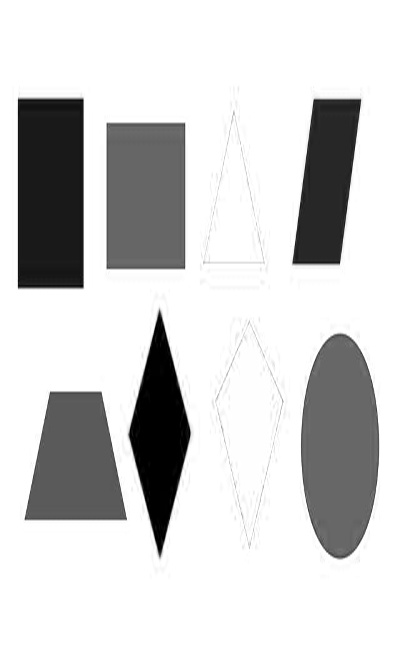
#> input picture SourceCode/ayang biru.jpg, 400 x 650 px, given in place of the camera
$ python bentuk.py
#> lines starting #> are read from the running program, lines starting #| are printed output that depends on the picture; after the words box and inside, x2 and y2 are one past the last pixel; in counts of white or black regions, pixels touching at a corner belong together
import cv2
import numpy as np

cap = cv2.VideoCapture(0)
"""
cap.set(cv2.CAP_PROP_FRAME_WIDTH, 1280)
cap.set(cv2.CAP_PROP_FRAME_HEIGHT, 720)
"""
while True:
    ret, frame = cap.read(0)
#> frame is the input picture: shape (650, 400, 3); min 0, max 255, mean 207.9
    hsv = cv2.cvtColor(frame, cv2.COLOR_BGR2HSV)
#> hsv: shape (650, 400, 3); mean H, S, V 0, 0, 207.9
    lower_blue = np.array([90,165,131])
    upper_blue = np.array([121, 255, 255])
    lower_red = np.array([170,71,170])
    upper_red = np.array([180,180,255])
    lower_green = np.array([38,55,111])
    upper_green = np.array([75,255,255])
    lower_yellow = np.array([22,130,85])
    upper_yellow = np.array([33,255,255])
    lower_pink = np.array([150,75,195])
    upper_pink = np.array([170,255,255])
    lower_brown = np.array([0,93,94])
    upper_brown = np.array([24,254,255])
    lower_orange = np.array([8,149,147])
    upper_orange = np.array([27,255,255])
    lower_white = np.array([0,0,189])
    upper_white = np.array([200,22,255])
    lower_purple = np.array([142,0,156])
    upper_purple = np.array([148,255,255])
    lower_gray = np.array([83,34,113])
    upper_gray = np.array([113,111,255])
    lower_black = np.array([54,9,67])
    upper_black = np.array([127,89,133])

    mask1 = cv2.inRange(hsv, lower_blue, upper_blue)
#> mask1: shape (650, 400); every value is 0
    mask2 = cv2.inRange(hsv, lower_red, upper_red)
    mask3 = cv2.inRange(hsv, lower_green, upper_green)
    mask4 = cv2.inRange(hsv, lower_yellow, upper_yellow)
    mask5 = cv2.inRange(hsv, lower_pink, upper_pink)
    mask6 = cv2.inRange(hsv, lower_brown, upper_brown)
    mask7 = cv2.inRange(hsv, lower_orange, upper_orange)
    mask8 = cv2.inRange(hsv, lower_white, upper_white)
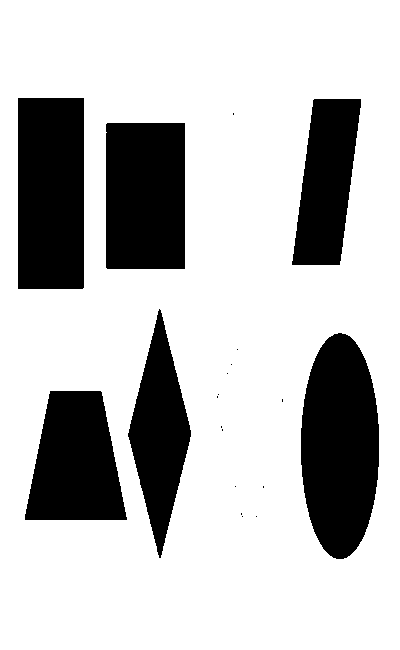
#> mask8: shape (650, 400); 75.4% white; 20 black regions (14 under 20 px), largest, box (x1, y1, x2, y2) and area: (301, 333, 379, 559) 13873, (18, 98, 84, 289) 12605, (106, 123, 185, 269) 11531, (25, 391, 127, 520) 9940, (128, 309, 191, 558) 8067, (292, 99, 361, 265) 7976
    mask9 = cv2.inRange(hsv, lower_purple, upper_purple)
    mask10 = cv2.inRange(hsv, lower_gray, upper_gray)
    mask11 = cv2.inRange(hsv, lower_black, upper_black)
    kernel1 = np.ones((10,10), np.uint8)
    kernel2 = np.ones((6,6), np.uint8)

    mask1 = cv2.erode(mask1, kernel1)
    mask1 = cv2.dilate(mask1, kernel2)
    mask2 = cv2.erode(mask2, kernel1)
    mask2 = cv2.dilate(mask2, kernel2)
    mask3 = cv2.erode(mask3, kernel1)
    mask3 = cv2.dilate(mask3, kernel2)
    mask4 = cv2.erode(mask4, kernel1)
    mask4 = cv2.dilate(mask4, kernel2)
    mask5 = cv2.erode(mask5, kernel1)
    mask5 = cv2.dilate(mask5, kernel2)
    mask6 = cv2.erode(mask6, kernel1)
    mask6 = cv2.dilate(mask6, kernel2)
    mask7 = cv2.erode(mask7, kernel1)
    mask7 = cv2.dilate(mask7, kernel2)
    mask8 = cv2.erode(mask8, kernel1)
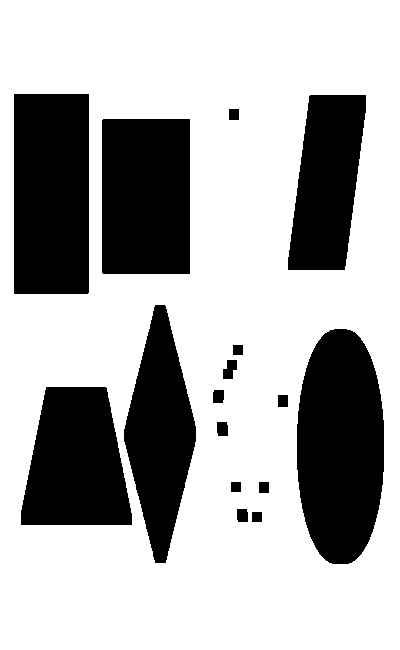
#> mask8: shape (650, 400); 69.3% white; 16 black regions, largest, box (x1, y1, x2, y2) and area: (297, 329, 384, 564) 16690, (14, 94, 89, 294) 14999, (102, 119, 190, 274) 13638
    mask8 = cv2.dilate(mask8, kernel2)
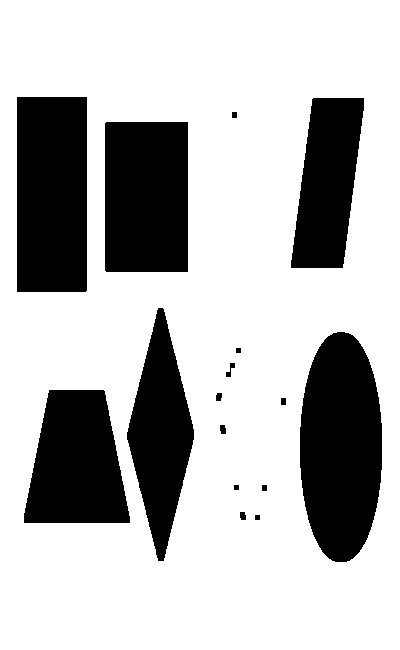
#> mask8: shape (650, 400); 72.8% white; 16 black regions
    mask9 = cv2.erode(mask9, kernel1)
    mask9 = cv2.dilate(mask9, kernel2)
    mask10 = cv2.erode(mask10, kernel1)
    mask10 = cv2.dilate(mask10, kernel2)
    mask11 = cv2.erode(mask11, kernel1)
    mask11 = cv2.dilate(mask1, kernel2)

    cont1, hier = cv2.findContours(mask1, cv2.RETR_TREE, cv2.CHAIN_APPROX_SIMPLE)
#> cont1 = []
    cont2, hier = cv2.findContours(mask2, cv2.RETR_TREE, cv2.CHAIN_APPROX_SIMPLE)
#> cont2 = []
    cont3, hier = cv2.findContours(mask3, cv2.RETR_TREE, cv2.CHAIN_APPROX_SIMPLE)
#> cont3 = []
    cont4, hier = cv2.findContours(mask4, cv2.RETR_TREE, cv2.CHAIN_APPROX_SIMPLE)
#> cont4 = []
    cont5, hier = cv2.findContours(mask5, cv2.RETR_TREE, cv2.CHAIN_APPROX_SIMPLE)
#> cont5 = []
    cont6, hier = cv2.findContours(mask6, cv2.RETR_TREE, cv2.CHAIN_APPROX_SIMPLE)
#> cont6 = []
    cont7, hier = cv2.findContours(mask7, cv2.RETR_TREE, cv2.CHAIN_APPROX_SIMPLE)
#> cont7 = []
    cont8, hier = cv2.findContours(mask8, cv2.RETR_TREE, cv2.CHAIN_APPROX_SIMPLE)
#> cont8 = 17 contours; largest, box (x1, y1, x2, y2) and area: (0, 0, 400, 650) 258951, (299, 331, 383, 563) 15352, (16, 96, 88, 293) 13912, (104, 121, 189, 273) 12679, (23, 389, 131, 524) 11092
    cont9, hier = cv2.findContours(mask9, cv2.RETR_TREE, cv2.CHAIN_APPROX_SIMPLE)
#> cont9 = []
    cont10, hier = cv2.findContours(mask10, cv2.RETR_TREE, cv2.CHAIN_APPROX_SIMPLE)
#> cont10 = []
    cont11, hier = cv2.findContours(mask11, cv2.RETR_TREE, cv2.CHAIN_APPROX_SIMPLE)
#> cont11 = []

    for cnt1 in cont1:

        area1 = cv2.contourArea(cnt1)
        approx1 = cv2.approxPolyDP(cnt1, 0.02*cv2.arcLength(cnt1,True), True)
        M1 = cv2.moments(cnt1)
        cX1 = int(M1["m10"]/M1["m00"])
        cY1 = int (M1["m01"]/M1["m00"])
        #cv2.putText(frame, "Blue", (cX1-20,cY1-20),cv2.FONT_HERSHEY_COMPLEX, 1, (255,0,0), 2)
        #cv2.circle(frame, (cX1, cY1), 7, (255,0,0), -1)
        cv2.drawContours(frame, [approx1], -1, (255,0,0), 3)

        """
        if area1> 400:

            if len(approx1) == 3:
                cv2.putText(frame, "Triangle", (cX1+20, cY1+20), cv2.FONT_HERSHEY_COMPLEX, 1, (255,255,255), 2)
            elif len(approx1) == 4:
                cv2.putText(frame, "Rectangle", (cX1+20, cY1+20), cv2.FONT_HERSHEY_COMPLEX, 1, (255,255,255), 2)
            elif len(approx1) == 5:
                cv2.putText(frame, "Pentagon", (cX1+20, cY1+20), cv2.FONT_HERSHEY_COMPLEX, 1, (255,255,255), 2)
            elif len(approx1) == 6:
                cv2.putText(frame, "Hexagon", (cX1+20, cY1+20), cv2.FONT_HERSHEY_COMPLEX, 1, (255,255,255), 2)
            elif len(approx1) == 10:
                cv2.putText(frame, "Star", (cX1+20, cY1+20), cv2.FONT_HERSHEY_COMPLEX, 1, (255,255,255), 2)
            else:
                cv2.putText(frame, "Circle", (cX1+20, cY1+20), cv2.FONT_HERSHEY_COMPLEX, 1, (255,255,255), 2)
        """
#> this loop made 0 passes
    for cnt2 in cont2:

        area2 = cv2.contourArea(cnt2)
        approx2 = cv2.approxPolyDP(cnt2, 0.02*cv2.arcLength(cnt2,True), True)
        M2 = cv2.moments(cnt2)
        cX2 = int(M2["m10"]/M2["m00"])
        cY2 = int (M2["m01"]/M2["m00"])
        #cv2.putText(frame, "Red", (cX2-20,cY2-20),cv2.FONT_HERSHEY_COMPLEX, 1, (0,0,255), 2)
        #cv2.circle(frame, (cX2, cY2), 7, (0,0,255), -1)
        cv2.drawContours(frame, [approx2], -1, (0,0,255), 3)

        """
        if area2> 400:

            if len(approx2) == 3:
                cv2.putText(frame, "Triangle", (cX2+20, cY2+20), cv2.FONT_HERSHEY_COMPLEX, 1, (255,255,255), 2)
            elif len(approx2) == 4:
                cv2.putText(frame, "Rectangle", (cX2+20, cY2+20), cv2.FONT_HERSHEY_COMPLEX, 1, (255,255,255), 2)
            elif len(approx2) == 5:
                cv2.putText(frame, "Pentagon", (cX2+20, cY2+20), cv2.FONT_HERSHEY_COMPLEX, 1, (255,255,255), 2)
            elif len(approx2) == 6:
                cv2.putText(frame, "Hexagon", (cX2+20, cY2+20), cv2.FONT_HERSHEY_COMPLEX, 1, (255,255,255), 2)
            elif len(approx2) == 10:
                cv2.putText(frame, "Star", (cX2+20, cY2+20), cv2.FONT_HERSHEY_COMPLEX, 1, (255,255,255), 2)
            else:
                cv2.putText(frame, "Circle", (cX2+20, cY2+20), cv2.FONT_HERSHEY_COMPLEX, 1, (255,255,255), 2)
        """

    for cnt3 in cont3:

        area3 = cv2.contourArea(cnt3)
        approx3 = cv2.approxPolyDP(cnt3, 0.02*cv2.arcLength(cnt3,True), True)
        M3 = cv2.moments(cnt3)
        cX3 = int(M3["m10"]/M3["m00"])
        cY3 = int (M3["m01"]/M3["m00"])
        #cv2.putText(frame, "Green", (cX3-20,cY3-20),cv2.FONT_HERSHEY_COMPLEX, 1, (0,255,0), 2)
        #cv2.circle(frame, (cX3, cY3), 7, (0,255,0), -1)
        cv2.drawContours(frame, [approx3], -1, (0,255,0), 3)

        """
        if area3> 400:

            if len(approx3) == 3:
                cv2.putText(frame, "Triangle", (cX3+20, cY3+20), cv2.FONT_HERSHEY_COMPLEX, 1, (255,255,255), 2)
            elif len(approx3) == 4:
                cv2.putText(frame, "Rectangle", (cX3+20, cY3+20), cv2.FONT_HERSHEY_COMPLEX, 1, (255,255,255), 2)
            elif len(approx3) == 5:
                cv2.putText(frame, "Pentagon", (cX3+20, cY3+20), cv2.FONT_HERSHEY_COMPLEX, 1, (255,255,255), 2)
            elif len(approx3) == 6:
                cv2.putText(frame, "Hexagon", (cX3+20, cY3+20), cv2.FONT_HERSHEY_COMPLEX, 1, (255,255,255), 2)
            elif len(approx3) == 10:
                cv2.putText(frame, "Star", (cX3+20, cY3+20), cv2.FONT_HERSHEY_COMPLEX, 1, (255,255,255), 2)
            else:
                cv2.putText(frame, "Circle", (cX3+20, cY3+20), cv2.FONT_HERSHEY_COMPLEX, 1, (255,255,255), 2)
        """

    for cnt4 in cont4:

        area4 = cv2.contourArea(cnt4)
        approx4 = cv2.approxPolyDP(cnt4, 0.02*cv2.arcLength(cnt4,True), True)
        M4 = cv2.moments(cnt4)
        cX4 = int(M4["m10"]/M4["m00"])
        cY4 = int (M4["m01"]/M4["m00"])
        #cv2.putText(frame, "Yellow", (cX4-20,cY4-20),cv2.FONT_HERSHEY_COMPLEX, 1, (0,255,255), 2)
        #cv2.circle(frame, (cX4, cY4), 7, (0,255,255), -1)
        cv2.drawContours(frame, [approx4], -1, (0,255,255), 3)

        """
        if area4> 400:

            if len(approx4) == 3:
                cv2.putText(frame, "Triangle", (cX4+20, cY4+20), cv2.FONT_HERSHEY_COMPLEX, 1, (255,255,255), 2)
            elif len(approx4) == 4:
                cv2.putText(frame, "Rectangle", (cX4+20, cY4+20), cv2.FONT_HERSHEY_COMPLEX, 1, (255,255,255), 2)
            elif len(approx4) == 5:
                cv2.putText(frame, "Pentagon", (cX4+20, cY4+20), cv2.FONT_HERSHEY_COMPLEX, 1, (255,255,255), 2)
            elif len(approx4) == 6:
                cv2.putText(frame, "Hexagon", (cX4+20, cY4+20), cv2.FONT_HERSHEY_COMPLEX, 1, (255,255,255), 2)
            elif len(approx4) == 10:
                cv2.putText(frame, "Star", (cX4+20, cY4+20), cv2.FONT_HERSHEY_COMPLEX, 1, (255,255,255), 2)
            else:
                cv2.putText(frame, "Circle", (cX4+20, cY4+20), cv2.FONT_HERSHEY_COMPLEX, 1, (255,255,255), 2)
        """

    for cnt5 in cont5:

        area5 = cv2.contourArea(cnt5)
        approx5 = cv2.approxPolyDP(cnt5, 0.02*cv2.arcLength(cnt5,True), True)
        M5 = cv2.moments(cnt5)
        cX5 = int(M5["m10"]/M5["m00"])
        cY5 = int (M5["m01"]/M5["m00"])
        #cv2.putText(frame, "Pink", (cX5-20,cY5-20),cv2.FONT_HERSHEY_COMPLEX, 1, (203,192,255), 2)
        #cv2.circle(frame, (cX5, cY5), 7, (203,192,255), -1)
        cv2.drawContours(frame, [approx5], -1, (203,192,255), 3)

        """
        if area5> 400:

            if len(approx5) == 3:
                cv2.putText(frame, "Triangle", (cX5+20, cY5+20), cv2.FONT_HERSHEY_COMPLEX, 1, (255,255,255), 2)
            elif len(approx5) == 4:
                cv2.putText(frame, "Rectangle", (cX5+20, cY5+20), cv2.FONT_HERSHEY_COMPLEX, 1, (255,255,255), 2)
            elif len(approx5) == 5:
                cv2.putText(frame, "Pentagon", (cX5+20, cY5+20), cv2.FONT_HERSHEY_COMPLEX, 1, (255,255,255), 2)
            elif len(approx5) == 6:
                cv2.putText(frame, "Hexagon", (cX5+20, cY5+20), cv2.FONT_HERSHEY_COMPLEX, 1, (255,255,255), 2)
            elif len(approx5) == 10:
                cv2.putText(frame, "Star", (cX5+20, cY5+20), cv2.FONT_HERSHEY_COMPLEX, 1, (255,255,255), 2)
            else:
                cv2.putText(frame, "Circle", (cX5+20, cY5+20), cv2.FONT_HERSHEY_COMPLEX, 1, (255,255,255), 2)
        """
    for cnt6 in cont6:

        area6 = cv2.contourArea(cnt6)
        approx6 = cv2.approxPolyDP(cnt6, 0.02*cv2.arcLength(cnt6,True), True)
        M6 = cv2.moments(cnt6)
        cX6 = int(M6["m10"]/M6["m00"])
        cY6 = int (M6["m01"]/M6["m00"])
        #cv2.putText(frame, "Brown", (cX6-20,cY6-20),cv2.FONT_HERSHEY_COMPLEX, 1, (30, 101, 181), 2)
        #cv2.circle(frame, (cX6, cY6), 7, (30, 101, 181), -1)
        cv2.drawContours(frame, [approx6], -1, (30, 101, 181), 3)

        """
        if area6> 400:

            if len(approx6) == 3:
                cv2.putText(frame, "Triangle", (cX6+20, cY6+20), cv2.FONT_HERSHEY_COMPLEX, 1, (255,255,255), 2)
            elif len(approx6) == 4:
                cv2.putText(frame, "Rectangle", (cX6+20, cY6+20), cv2.FONT_HERSHEY_COMPLEX, 1, (255,255,255), 2)
            elif len(approx6) == 5:
                cv2.putText(frame, "Pentagon", (cX6+20, cY6+20), cv2.FONT_HERSHEY_COMPLEX, 1, (255,255,255), 2)
            elif len(approx6) == 6:
                cv2.putText(frame, "Hexagon", (cX6+20, cY6+20), cv2.FONT_HERSHEY_COMPLEX, 1, (255,255,255), 2)
            elif len(approx6) == 10:
                cv2.putText(frame, "Star", (cX6+20, cY6+20), cv2.FONT_HERSHEY_COMPLEX, 1, (255,255,255), 2)
            else:
                cv2.putText(frame, "Circle", (cX6+20, cY6+20), cv2.FONT_HERSHEY_COMPLEX, 1, (255,255,255), 2)
        """
    for cnt7 in cont7:

        area7 = cv2.contourArea(cnt7)
        approx7 = cv2.approxPolyDP(cnt7, 0.02*cv2.arcLength(cnt7,True), True)
        M7 = cv2.moments(cnt7)
        cX7 = int(M7["m10"]/M7["m00"])
        cY7 = int (M7["m01"]/M7["m00"])
        #cv2.putText(frame, "Orange", (cX7-20,cY7-20),cv2.FONT_HERSHEY_COMPLEX, 1, (0,165,255), 2)
        #cv2.circle(frame, (cX7, cY7), 7, (0,165,255), -1)
        cv2.drawContours(frame, [approx7], -1, (0,165,255), 3)

        """
        if area7> 400:

            if len(approx7) == 3:
                cv2.putText(frame, "Triangle", (cX7+20, cY7+20), cv2.FONT_HERSHEY_COMPLEX, 1, (255,255,255), 2)
            elif len(approx7) == 4:
                cv2.putText(frame, "Rectangle", (cX7+20, cY7+20), cv2.FONT_HERSHEY_COMPLEX, 1, (255,255,255), 2)
            elif len(approx7) == 5:
                cv2.putText(frame, "Pentagon", (cX7+20, cY7+20), cv2.FONT_HERSHEY_COMPLEX, 1, (255,255,255), 2)
            elif len(approx7) == 6:
                cv2.putText(frame, "Hexagon", (cX7+20, cY7+20), cv2.FONT_HERSHEY_COMPLEX, 1, (255,255,255), 2)
            elif len(approx7) == 10:
                cv2.putText(frame, "Star", (cX7+20, cY7+20), cv2.FONT_HERSHEY_COMPLEX, 1, (255,255,255), 2)
            else:
                cv2.putText(frame, "Circle", (cX7+20, cY7+20), cv2.FONT_HERSHEY_COMPLEX, 1, (255,255,255), 2)
        """
    for cnt8 in cont8:

        area8 = cv2.contourArea(cnt8)
        approx8 = cv2.approxPolyDP(cnt8, 0.02*cv2.arcLength(cnt8,True), True)
        M8 = cv2.moments(cnt8)
        cX8 = int(M8["m10"]/M8["m00"])
        cY8 = int (M8["m01"]/M8["m00"])
        #cv2.putText(frame, "White", (cX8-20,cY8-20),cv2.FONT_HERSHEY_COMPLEX, 1, (255,255,255), 2)
        #cv2.circle(frame, (cX8, cY8), 7, (255,255,255), -1)
        cv2.drawContours(frame, [approx8], -1, (255,255,255), 3)

        """
        if area8> 400:

            if len(approx8) == 3:
                cv2.putText(frame, "Triangle", (cX8+20, cY8+20), cv2.FONT_HERSHEY_COMPLEX, 1, (255,255,255), 2)
            elif len(approx8) == 4:
                cv2.putText(frame, "Rectangle", (cX8+20, cY8+20), cv2.FONT_HERSHEY_COMPLEX, 1, (255,255,255), 2)
            elif len(approx8) == 5:
                cv2.putText(frame, "Pentagon", (cX8+20, cY8+20), cv2.FONT_HERSHEY_COMPLEX, 1, (255,255,255), 2)
            elif len(approx8) == 6:
                cv2.putText(frame, "Hexagon", (cX8+20, cY8+20), cv2.FONT_HERSHEY_COMPLEX, 1, (255,255,255), 2)
            elif len(approx8) == 10:
                cv2.putText(frame, "Star", (cX8+20, cY8+20), cv2.FONT_HERSHEY_COMPLEX, 1, (255,255,255), 2)
            else:
                cv2.putText(frame, "Circle", (cX8+20, cY8+20), cv2.FONT_HERSHEY_COMPLEX, 1, (255,255,255), 2)
        """
#> this loop made 17 passes
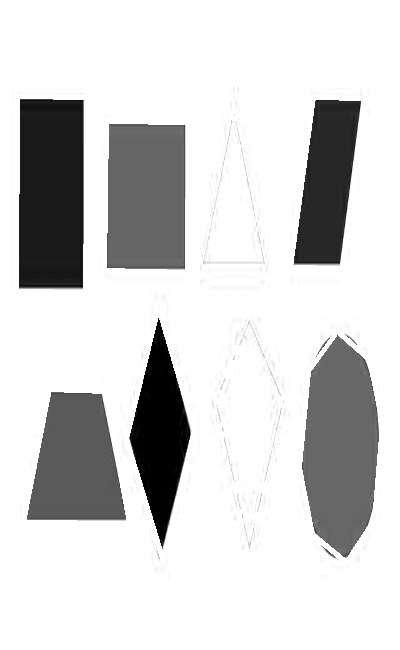
#> frame: shape (650, 400, 3); 4.18% of pixels changed, all inside (x1, y1, x2, y2) = (14, 94, 384, 565)
    for cnt9 in cont9:

        area9 = cv2.contourArea(cnt9)
        approx9 = cv2.approxPolyDP(cnt9, 0.02*cv2.arcLength(cnt9,True), True)
        M9 = cv2.moments(cnt9)
        cX9 = int(M9["m10"]/M9["m00"])
        cY9 = int (M9["m01"]/M9["m00"])
        #cv2.putText(frame, "Purple", (cX9-20,cY9-20),cv2.FONT_HERSHEY_COMPLEX, 1, (255,0,143), 2)
        #cv2.circle(frame, (cX9, cY9), 7, (255,0,143), -1)
        cv2.drawContours(frame, [approx9], -1, (255,0,143), 3)

        """
        if area9> 400:

            if len(approx9) == 3:
                cv2.putText(frame, "Triangle", (cX9+20, cY9+20), cv2.FONT_HERSHEY_COMPLEX, 1, (255,255,255), 2)
            elif len(approx9) == 4:
                cv2.putText(frame, "Rectangle", (cX9+20, cY9+20), cv2.FONT_HERSHEY_COMPLEX, 1, (255,255,255), 2)
            elif len(approx9) == 5:
                cv2.putText(frame, "Pentagon", (cX9+20, cY9+20), cv2.FONT_HERSHEY_COMPLEX, 1, (255,255,255), 2)
            elif len(approx9) == 6:
                cv2.putText(frame, "Hexagon", (cX9+20, cY9+20), cv2.FONT_HERSHEY_COMPLEX, 1, (255,255,255), 2)
            elif len(approx9) == 10:
                cv2.putText(frame, "Star", (cX9+20, cY9+20), cv2.FONT_HERSHEY_COMPLEX, 1, (255,255,255), 2)
            else:
                cv2.putText(frame, "Circle", (cX9+20, cY9+20), cv2.FONT_HERSHEY_COMPLEX, 1, (255,255,255), 2)
        """
    for cnt10 in cont10:

        area10 = cv2.contourArea(cnt10)
        approx10 = cv2.approxPolyDP(cnt10, 0.02*cv2.arcLength(cnt10,True), True)
        M10 = cv2.moments(cnt10)
        cX10 = int(M10["m10"]/M10["m00"])
        cY10 = int (M10["m01"]/M10["m00"])
        #cv2.putText(frame, "Gray", (cX10-20,cY10-20),cv2.FONT_HERSHEY_COMPLEX, 1, (128,128,128), 2)
        #cv2.circle(frame, (cX10, cY10), 7, (128,128,128), -1)
        cv2.drawContours(frame, [approx10], -1, (128,128,128), 3)

        """
        if area10> 400:

            if len(approx10) == 3:
                cv2.putText(frame, "Triangle", (cX10+20, cY10+20), cv2.FONT_HERSHEY_COMPLEX, 1, (255,255,255), 2)
            elif len(approx10) == 4:
                cv2.putText(frame, "Rectangle", (cX10+20, cY10+20), cv2.FONT_HERSHEY_COMPLEX, 1, (255,255,255), 2)
            elif len(approx10) == 5:
                cv2.putText(frame, "Pentagon", (cX10+20, cY10+20), cv2.FONT_HERSHEY_COMPLEX, 1, (255,255,255), 2)
            elif len(approx10) == 6:
                cv2.putText(frame, "Hexagon", (cX10+20, cY10+20), cv2.FONT_HERSHEY_COMPLEX, 1, (255,255,255), 2)
            elif len(approx10) == 10:
                cv2.putText(frame, "Star", (cX10+20, cY10+20), cv2.FONT_HERSHEY_COMPLEX, 1, (255,255,255), 2)
            else:
                cv2.putText(frame, "Circle", (cX10+20, cY10+20), cv2.FONT_HERSHEY_COMPLEX, 1, (255,255,255), 2)
        """
    for cnt11 in cont11:

        area11 = cv2.contourArea(cnt11)
        approx11 = cv2.approxPolyDP(cnt11, 0.02*cv2.arcLength(cnt11,True), True)
        M11 = cv2.moments(cnt11)
        cX11 = int(M11["m10"]/M11["m00"])
        cY11 = int (M11["m01"]/M11["m00"])
        #cv2.putText(frame, "Black", (cX11-20,cY11-20),cv2.FONT_HERSHEY_COMPLEX, 1, (0,0,0), 2)
        #cv2.circle(frame, (cX11, cY11), 7, (0,0,0), -1)
        cv2.drawContours(frame, [approx11], -1, (0,0,0), 3)

        """
        if area11> 400:

            if len(approx11) == 3:
                cv2.putText(frame, "Triangle", (cX11+20, cY11+20), cv2.FONT_HERSHEY_COMPLEX, 1, (255,255,255), 2)
            elif len(approx11) == 4:
                cv2.putText(frame, "Rectangle", (cX11+20, cY11+20), cv2.FONT_HERSHEY_COMPLEX, 1, (255,255,255), 2)
            elif len(approx11) == 5:
                cv2.putText(frame, "Pentagon", (cX11+20, cY11+20), cv2.FONT_HERSHEY_COMPLEX, 1, (255,255,255), 2)
            elif len(approx11) == 6:
                cv2.putText(frame, "Hexagon", (cX11+20, cY11+20), cv2.FONT_HERSHEY_COMPLEX, 1, (255,255,255), 2)
            elif len(approx11) == 10:
                cv2.putText(frame, "Star", (cX11+20, cY11+20), cv2.FONT_HERSHEY_COMPLEX, 1, (255,255,255), 2)
            else:
                cv2.putText(frame, "Circle", (cX11+20, cY11+20), cv2.FONT_HERSHEY_COMPLEX, 1, (255,255,255), 2)
        """
    cv2.imshow("Frame", frame)

    if cv2.waitKey(25) & 0xff == ord('q'):
#> (key q is pressed here)
        break

cap.release()
cv2.destroyAllWindows()
